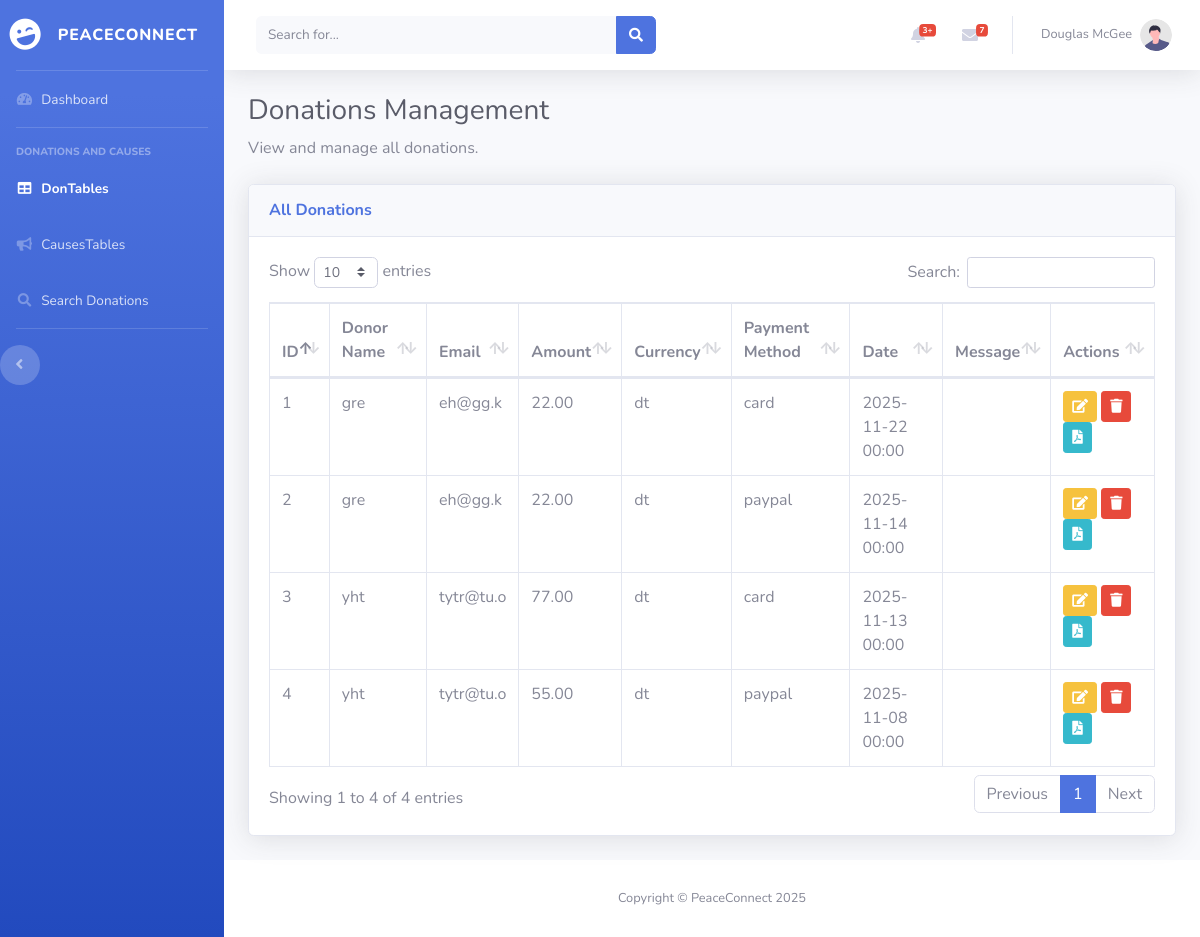
/view/BackOffice/tables.php, run on the app's committed database.
### tables this page shows
CREATE TABLE `don` (
  `id_don` int(11) NOT NULL,
  `montant` decimal(10,2) NOT NULL,
  `devise` varchar(3) NOT NULL,
  `date_don` datetime NOT NULL DEFAULT current_timestamp(),
  `donateur_nom` varchar(100) NOT NULL,
  `message` text DEFAULT NULL,
  `methode_paiement` varchar(50) NOT NULL,
  `transaction_id` varchar(100) DEFAULT NULL,
  `donateur_email` varchar(150) NOT NULL
);

### controller/DonController.php (called while the page is built, shortened)
<?php
class DonController {
    public function listDons() {
        $sql = "SELECT * FROM don";
        $db = config::getConnexion();
        try {
            $list = $db->query($sql);
            return $list;
        } catch (Exception $e) {
            die('Error:' . $e->getMessage());
        }
    }
}
?>

### view/BackOffice/tables.php (the view, shortened to what this page needs)
<?php
require_once __DIR__ . "/../../controller/DonController.php";
$controller = new DonController();
$listDons = $controller->listDons();
?>
<!DOCTYPE html>
<html lang="en">
<head>
    <link href="vendor/fontawesome-free/css/all.min.css" rel="stylesheet" type="text/css">
    <link href="css/sb-admin-2.min.css" rel="stylesheet">
    <link href="vendor/datatables/dataTables.bootstrap4.min.css" rel="stylesheet">
</head>
<body id="page-top">
    <div id="wrapper">
        <ul class="navbar-nav bg-gradient-primary sidebar sidebar-dark accordion" id="accordionSidebar">
            <a class="sidebar-brand d-flex align-items-center justify-content-center" href="index.html">
                <div class="sidebar-brand-icon rotate-n-15">
                    <i class="fas fa-laugh-wink"></i>
                </div>
                <div class="sidebar-brand-text mx-3">PeaceConnect</div>
            </a>
            <hr class="sidebar-divider my-0">
            <li class="nav-item">
                <a class="nav-link" href="index.php">
                    <i class="fas fa-fw fa-tachometer-alt"></i>
                    <span>Dashboard</span></a>
            </li>
            <hr class="sidebar-divider">
            <div class="sidebar-heading">
                Donations and Causes
            </div>
            <li class="nav-item active">
                <a class="nav-link" href="tables.php">
                    <i class="fas fa-fw fa-table"></i>
                    <span>DonTables</span></a>
            </li>
<li class="nav-item">
    <a class="nav-link" href="causesTables.php">
        <i class="fas fa-fw fa-bullhorn"></i>
        <span>CausesTables</span></a>
</li>
            <li class="nav-item">
                <a class="nav-link" href="searchDon.php">
                    <i class="fas fa-fw fa-search"></i>
                    <span>Search Donations</span></a>
            <hr class="sidebar-divider d-none d-md-block">
            <div class="text-center d-none d-md-inline">
                <button class="rounded-circle border-0" id="sidebarToggle"></button>
            </div>
        </ul>
        <div id="content-wrapper" class="d-flex flex-column">
            <div id="content">
                <nav class="navbar navbar-expand navbar-light bg-white topbar mb-4 static-top shadow">
                    <form
                        class="d-none d-sm-inline-block form-inline mr-auto ml-md-3 my-2 my-md-0 mw-100 navbar-search">
                        <div class="input-group">
                            <input type="text" class="form-control bg-light border-0 small" placeholder="Search for..."
                                aria-label="Search" aria-describedby="basic-addon2">
                            <div class="input-group-append">
                                <button class="btn btn-primary" type="button">
                                    <i class="fas fa-search fa-sm"></i>
                                </button>
                            </div>
                        </div>
                    </form>
                    <ul class="navbar-nav ml-auto">
                        <li class="nav-item dropdown no-arrow mx-1">
                            <a class="nav-link dropdown-toggle" href="#" id="alertsDropdown" role="button"
                                data-toggle="dropdown" aria-haspopup="true" aria-expanded="false">
                                <i class="fas fa-bell fa-fw"></i>
                                <span class="badge badge-danger badge-counter">3+</span>
                            </a>
                        </li>
                        <li class="nav-item dropdown no-arrow mx-1">
                            <a class="nav-link dropdown-toggle" href="#" id="messagesDropdown" role="button"
                                data-toggle="dropdown" aria-haspopup="true" aria-expanded="false">
                                <i class="fas fa-envelope fa-fw"></i>
                                <span class="badge badge-danger badge-counter">7</span>
                            </a>
                        </li>
                        <li class="nav-item dropdown no-arrow">
                            <a class="nav-link dropdown-toggle" href="#" id="userDropdown" role="button"
                                data-toggle="dropdown" aria-haspopup="true" aria-expanded="false">
                                <span class="mr-2 d-none d-lg-inline text-gray-600 small">Douglas McGee</span>
                                <img class="img-profile rounded-circle"
                                    src="img/undraw_profile.svg">
                            </a>
                        </li>
                    </ul>
                </nav>
                <div class="container-fluid">
                    <h1 class="h3 mb-2 text-gray-800">Donations Management</h1>
                    <p class="mb-4">View and manage all donations.</p>
                    <div class="card shadow mb-4">
                        <div class="card-header py-3">
                            <h6 class="m-0 font-weight-bold text-primary">All Donations</h6>
                        </div>
                        <div class="card-body">
                            <div class="table-responsive">
                                <table class="table table-bordered" id="dataTable" width="100%" cellspacing="0">
                                    <thead>
                                        <tr>
                                            <th>ID</th>
                                            <th>Donor Name</th>
                                            <th>Email</th>
                                            <th>Amount</th>
                                            <th>Currency</th>
                                            <th>Payment Method</th>
                                            <th>Date</th>
                                            <th>Message</th>
                                            <th>Actions</th>
                                        </tr>
                                    </thead>
                                    <tbody>
                                        <?php
                                        if ($listDons && $listDons->rowCount() > 0) {
                                            while ($don = $listDons->fetch(PDO::FETCH_ASSOC)) {
                                        ?>
                                            <tr>
                                                <td><?= htmlspecialchars($don['id_don']) ?></td>
                                                <td><?= htmlspecialchars($don['donateur_nom']) ?></td>
                                                <td><?= htmlspecialchars($don['donateur_email']) ?></td>
                                                <td><?= htmlspecialchars($don['montant']) ?></td>
                                                <td><?= htmlspecialchars($don['devise']) ?></td>
                                                <td><?= htmlspecialchars($don['methode_paiement']) ?></td>
                                                <td><?= htmlspecialchars(date('Y-m-d H:i', strtotime($don['date_don']))) ?></td>
                                                <td>
                                                </td>
                                                <td>
                                                    <a href="updateDon.php?id=<?= $don['id_don'] ?>" class="btn btn-warning btn-sm" title="Edit">
                                                        <i class="fas fa-edit"></i>
                                                    </a>
                                                    <a href="deleteDon.php?id=<?= $don['id_don'] ?>"
                                                       class="btn btn-danger btn-sm"
                                                       title="Delete"
                                                       onclick="return confirm('Are you sure you want to delete this donation?')">
                                                        <i class="fas fa-trash"></i>
                                                    </a>
                                                    <a href="exportDonPDF.php?id=<?= $don['id_don'] ?>"
                                                       class="btn btn-info btn-sm"
                                                       title="Export PDF Receipt"
                                                       target="_blank">
                                                        <i class="fas fa-file-pdf"></i>
                                                    </a>
                                                </td>
                                            </tr>
                                        <?php
                                            }
                                        } else {
                                        ?>
                                            <tr>
                                                <td colspan="9" class="text-center">No donations found</td>
                                            </tr>
                                        <?php } ?>
                                    </tbody>
                                </table>
                            </div>
                        </div>
                    </div>
                </div>
            <footer class="sticky-footer bg-white">
                <div class="container my-auto">
                    <div class="copyright text-center my-auto">
                        <span>Copyright &copy; PeaceConnect 2025</span>
                    </div>
                </div>
            </footer>
        </div>
    </div>
</body>
</html>

### data on the page
don: id_don "1", donateur_nom "gre", donateur_email "eh@gg.k", montant "22.00", devise "dt", methode_paiement "card", date_don "2025-11-22 00:00"
don: id_don "2", donateur_nom "gre", donateur_email "eh@gg.k", montant "22.00", devise "dt", methode_paiement "paypal", date_don "2025-11-14 00:00"
don: id_don "3", donateur_nom "yht", donateur_email "tytr@tu.o", montant "77.00", devise "dt", methode_paiement "card", date_don "2025-11-13 00:00"
don: id_don "4", donateur_nom "yht", donateur_email "tytr@tu.o", montant "55.00", devise "dt", methode_paiement "paypal", date_don "2025-11-08 00:00"
